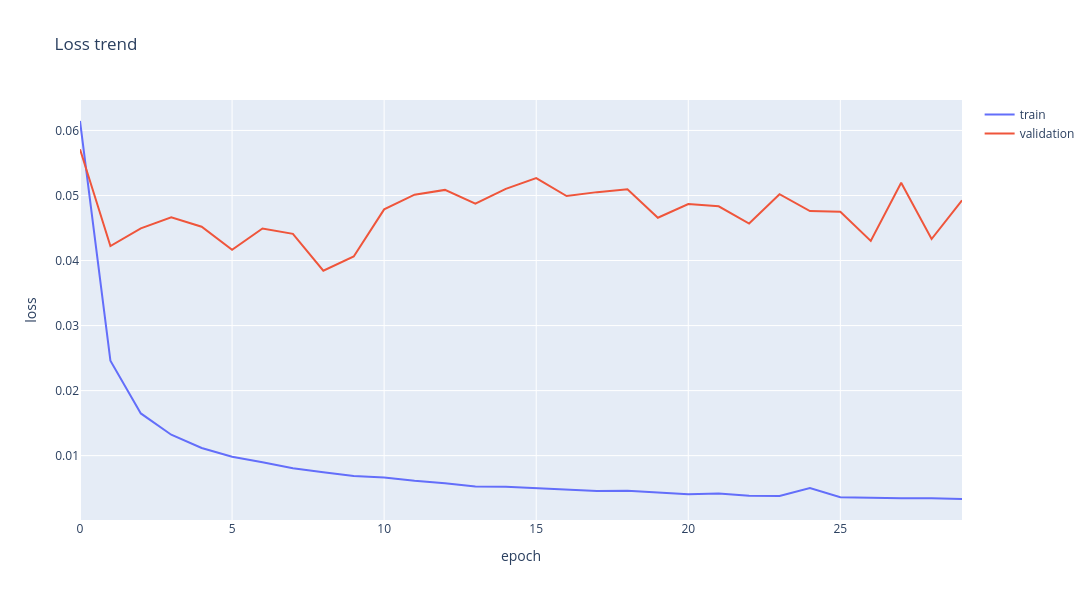

Notebook source saved alongside this figure:
### Markdown cell above
# Data Visualization

### Code cell
fig = go.Figure()
fig.add_trace(go.Scatter(y=history['loss'],
                    mode='lines', name='train'))
fig.add_trace(go.Scatter(y=history['val_loss'],
                    mode='lines', name='validation'))
fig.update_layout(title='Loss trend',
                  xaxis_title='epoch',
                  yaxis_title='loss',
                  width=1400,
                  height=600)
fig.show()

### Figure 1 — Plotly figure (JSON) as saved in the notebook; plotly's stock layout.template omitted (floating-point values rounded to 4 significant figures)
{"data": [{"mode": "lines", "name": "train", "type": "scatter", "y": [0.06145, 0.02461, 0.01649, 0.01322, 0.01118, 0.009834, 0.008983, 0.008071, 0.007457, 0.006874, 0.006627, 0.006136, 0.005771, 0.005274, 0.005213, 0.005015, 0.004759, 0.004562, 0.004597, 0.004316, 0.00406, 0.004195, 0.003828, 0.003796, 0.005036, 0.003592, 0.003493, 0.003449, 0.003446, 0.003333]}, {"mode": "lines", "name": "validation", "type": "scatter", "y": [0.05711, 0.04222, 0.04495, 0.04666, 0.0452, 0.04166, 0.04493, 0.04411, 0.03844, 0.04062, 0.04787, 0.05013, 0.05086, 0.04876, 0.05103, 0.05268, 0.04992, 0.05052, 0.05095, 0.04658, 0.04868, 0.04834, 0.04568, 0.0502, 0.04761, 0.0475, 0.04301, 0.05196, 0.04331, 0.04927]}], "layout": {"height": 600, "title": {"text": "Loss trend"}, "width": 1400, "xaxis": {"title": {"text": "epoch"}}, "yaxis": {"title": {"text": "loss"}}}}
